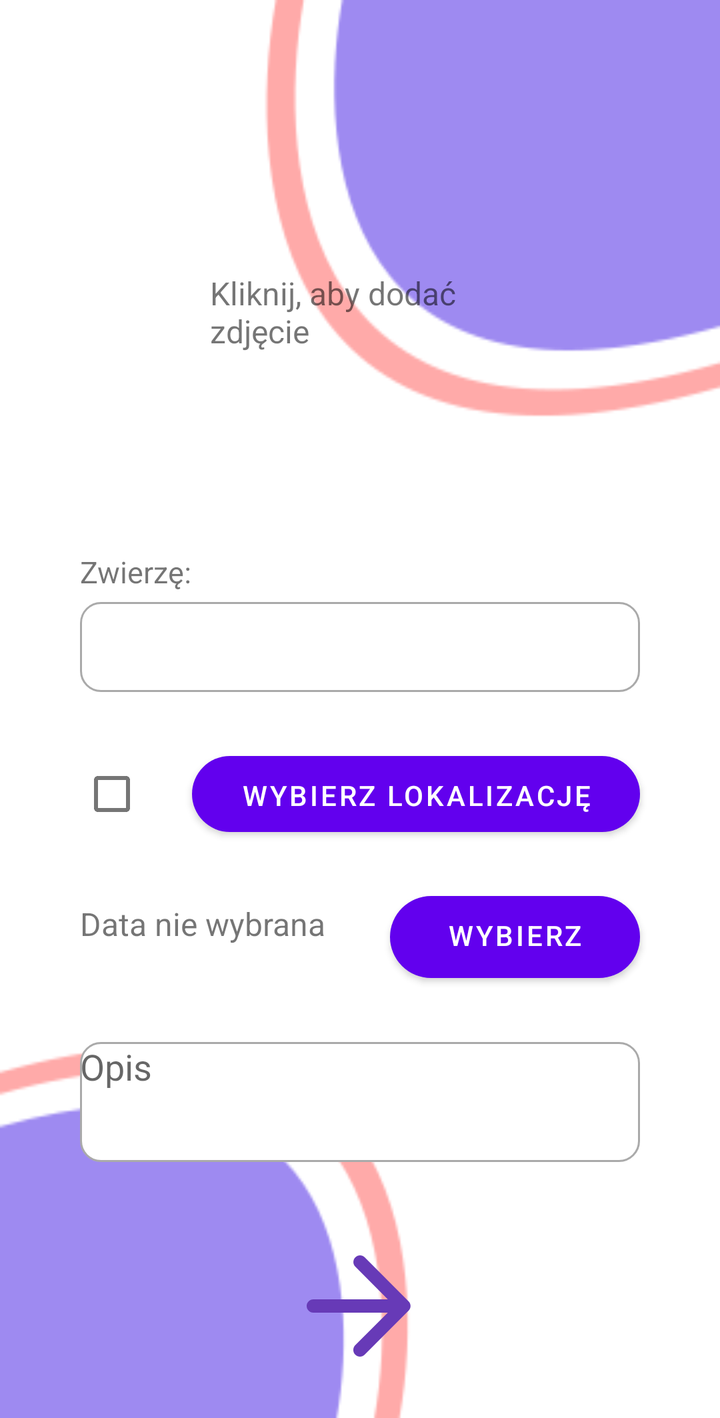
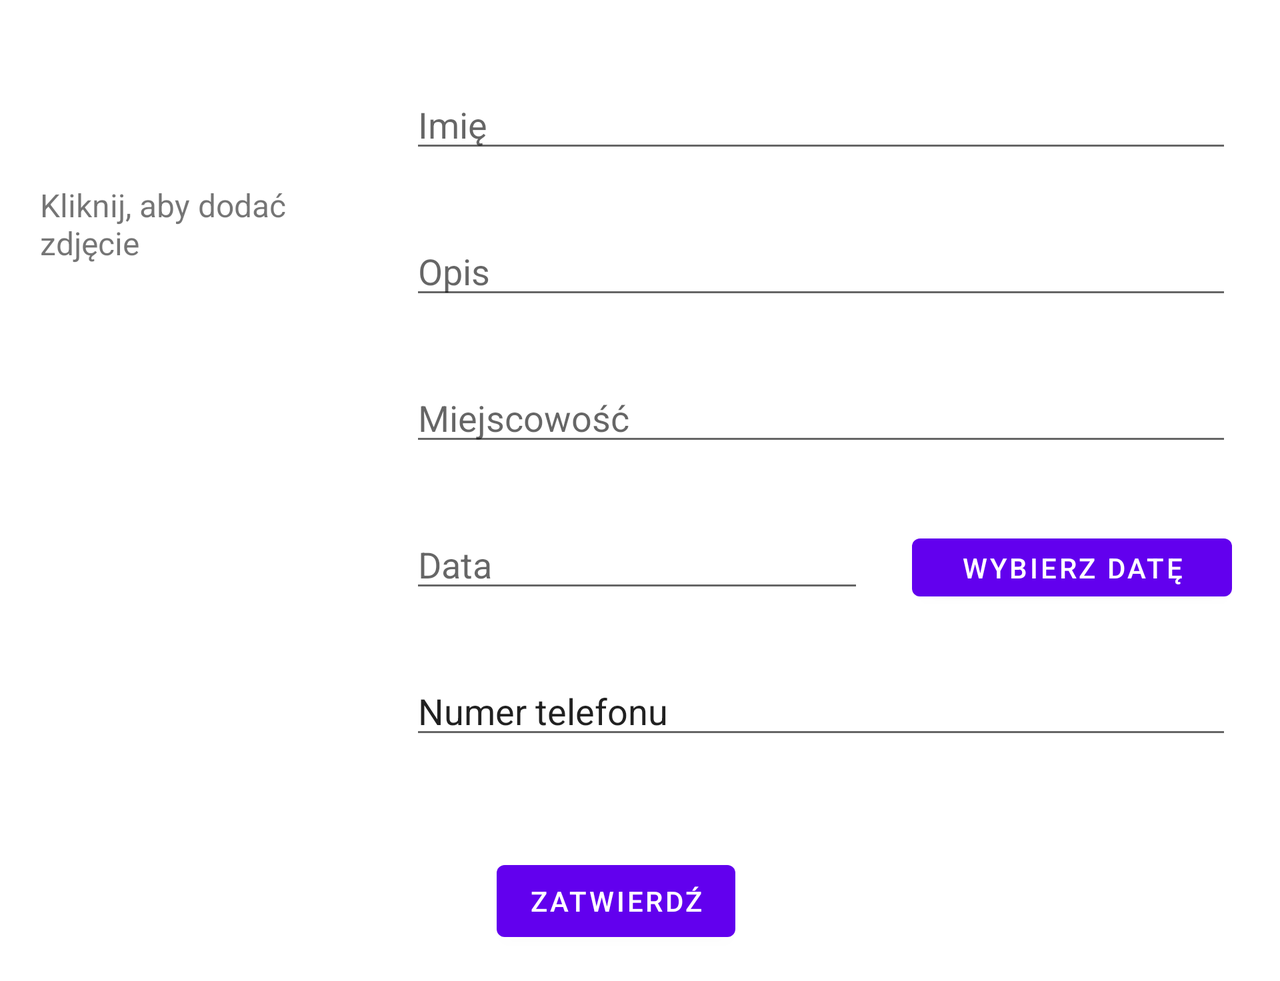

The same Android screen from two of the app's own layout files: first res/layout/ as a phone draws it, then the repository's variant for another configuration, drawn on a device whose configuration selects that folder. Both files follow.
<!-- AndroidManifest.xml: application theme Theme.AnimalsAndroid -->
<!-- res/layout/activity_add_lost_report.xml -->
<?xml version="1.0" encoding="utf-8"?>
<ScrollView xmlns:android="http://schemas.android.com/apk/res/android"
        xmlns:app="http://schemas.android.com/apk/res-auto"
        xmlns:tools="http://schemas.android.com/tools"
        android:layout_width="match_parent"
        android:layout_height="wrap_content"
        android:fillViewport="true">

    <androidx.constraintlayout.widget.ConstraintLayout
            android:layout_width="match_parent"
            android:layout_height="match_parent"
            android:background="@drawable/login_background"
            tools:context=".AddLostReportActivity">

        <ImageButton
                android:id="@+id/buttonAccept"
                android:layout_width="80dp"
                android:layout_height="80dp"
                android:layout_marginBottom="16dp"
                android:onClick="displayToastMsg"
                android:background="@drawable/login_button"
                android:text="Zatwierdź"
                android:scaleType="fitCenter"
                android:src="@drawable/login_arrow"
                app:layout_constraintBottom_toBottomOf="parent"
                app:layout_constraintTop_toBottomOf="@+id/editTextDesc"
                app:layout_constraintEnd_toEndOf="@+id/editTextDesc"
                app:layout_constraintStart_toStartOf="@+id/editTextDesc"
                android:layout_marginTop="32dp" />

        <ImageView
                android:id="@+id/imageView"
                android:layout_width="157dp"
                android:layout_height="157dp"
                android:layout_marginStart="16dp"
                android:layout_marginTop="84dp"
                android:layout_marginEnd="16dp"
                android:scaleType="centerCrop"
                android:onClick="pickedPhoto"
                app:layout_constraintEnd_toEndOf="parent"
                app:layout_constraintHorizontal_bias="0.498"
                app:layout_constraintStart_toStartOf="parent"
                app:layout_constraintTop_toTopOf="parent"
                app:srcCompat="@drawable/ic_launcher_background" />

        <TextView
                android:id="@+id/textViewAddPhoto"
                android:layout_width="149dp"
                android:layout_height="54dp"
                android:layout_marginStart="8dp"
                android:layout_marginTop="16dp"
                android:layout_marginEnd="8dp"
                android:layout_marginBottom="16dp"
                android:text="Kliknij, aby dodać zdjęcie"
                android:textSize="16sp"
                app:layout_constraintBottom_toBottomOf="@+id/imageView"
                app:layout_constraintEnd_toEndOf="@+id/imageView"
                app:layout_constraintStart_toStartOf="@+id/imageView"
                app:layout_constraintTop_toTopOf="@+id/imageView" />

        <EditText
                android:id="@+id/editTextDesc"
                android:layout_width="0dp"
                android:layout_height="60dp"
                android:hint="Opis"
                android:ems="10"
                android:background="@drawable/custom_input"
                android:drawablePadding="12dp"
                android:gravity="start|top"
                android:inputType="textMultiLine"
                app:layout_constraintEnd_toEndOf="@+id/buttonPickDate"
                app:layout_constraintStart_toStartOf="@+id/dateTextView"
                app:layout_constraintTop_toBottomOf="@+id/buttonPickDate"
                android:layout_marginTop="32dp" />

        <Button
                android:text="Wybierz datę"
                android:layout_width="0dp"
                android:layout_height="41dp"
                android:id="@+id/buttonPickDate"
                android:onClick="pickDate"
                android:background="@drawable/lost_list_button"
                android:textColor="@android:color/white"
                app:layout_constraintEnd_toEndOf="@+id/buttonPickLocation"
                app:layout_constraintStart_toEndOf="@+id/dateTextView"
                app:layout_constraintTop_toBottomOf="@+id/buttonPickLocation"
                android:layout_marginTop="32dp"
                android:layout_marginStart="32dp" />

        <Button
                android:text="Wybierz Lokalizację"
                android:layout_width="0dp"
                android:layout_height="38dp"
                android:id="@+id/buttonPickLocation"
                android:background="@drawable/lost_list_button"
                android:textColor="@android:color/white"
                app:layout_constraintTop_toBottomOf="@+id/animalSpinner"
                android:layout_marginTop="32dp"
                app:layout_constraintStart_toEndOf="@+id/localityCheckBox"
                app:layout_constraintEnd_toEndOf="@+id/animalSpinner"
                android:layout_marginStart="8dp" />

        <TextView
            android:id="@+id/chooseAnimalTextView"
            android:layout_width="wrap_content"
            android:layout_height="wrap_content"
            android:layout_marginStart="40dp"
            android:layout_marginBottom="5dp"
            android:text="Zwierzę:"
            android:textSize="15sp"
            app:layout_constraintBottom_toTopOf="@+id/animalSpinner"
            app:layout_constraintStart_toStartOf="parent" />

        <Spinner
            android:id="@+id/animalSpinner"
            android:layout_width="0dp"
            android:layout_height="45dp"
            android:layout_marginStart="40dp"
            android:layout_marginTop="60dp"
            android:layout_marginEnd="40dp"
            android:background="@drawable/custom_input"
            app:layout_constraintEnd_toEndOf="parent"
            app:layout_constraintStart_toStartOf="parent"
            app:layout_constraintTop_toBottomOf="@+id/imageView" />

        <CheckBox
                android:text=" "
                android:layout_width="wrap_content"
                android:layout_height="wrap_content"
                android:id="@+id/localityCheckBox"
                android:textSize="24sp"
                app:layout_constraintTop_toTopOf="@+id/buttonPickLocation"
                app:layout_constraintBottom_toBottomOf="@+id/buttonPickLocation"
                android:clickable="false"
                android:contextClickable="false"
                app:layout_constraintStart_toStartOf="@+id/chooseAnimalTextView" />

        <TextView
                android:text="Data nie wybrana"
                android:layout_width="0dp"
                android:layout_height="35dp"
                android:id="@+id/dateTextView"
                android:textSize="16sp"
                app:layout_constraintStart_toStartOf="@+id/localityCheckBox"
                app:layout_constraintTop_toTopOf="@+id/buttonPickDate"
                app:layout_constraintBottom_toBottomOf="@+id/buttonPickDate"
                android:textAlignment="viewStart" />


    </androidx.constraintlayout.widget.ConstraintLayout>
</ScrollView>
<!-- resources referenced by this layout -->
<resources>
  <!-- drawable custom_input (drawable) -->
  <?xml version="1.0" encoding="utf-8"?>
  <selector xmlns:android="http://schemas.android.com/apk/res/android">
  
      <item android:state_enabled="true" android:state_focused="true">
          <shape android:shape="rectangle" >
              <solid android:color="@android:color/white"/>
              <corners android:radius="10dp"/>
              <stroke android:color="@color/design_default_color_primary" android:width="1dp"/>
          </shape>
      </item>
  
      <item android:state_enabled="true" >
          <shape android:shape="rectangle" >
              <solid android:color="@android:color/white"/>
              <corners android:radius="10dp"/>
              <stroke android:color="@android:color/darker_gray" android:width="1dp"/>
          </shape>
      </item>
  
  
  
  </selector>
  <!-- drawable login_arrow (drawable) -->
  <vector android:autoMirrored="true" android:height="24dp"
      android:tint="#673AB7" android:viewportHeight="24"
      android:viewportWidth="24" android:width="24dp" xmlns:android="http://schemas.android.com/apk/res/android">
      <path android:fillColor="@android:color/white" android:pathData="M5,13h11.17l-4.88,4.88c-0.39,0.39 -0.39,1.03 0,1.42 0.39,0.39 1.02,0.39 1.41,0l6.59,-6.59c0.39,-0.39 0.39,-1.02 0,-1.41l-6.58,-6.6c-0.39,-0.39 -1.02,-0.39 -1.41,0 -0.39,0.39 -0.39,1.02 0,1.41L16.17,11H5c-0.55,0 -1,0.45 -1,1s0.45,1 1,1z"/>
  </vector>
  <!-- drawable login_background: png bitmap (drawable, 9108 bytes) -->
  <!-- drawable login_button (drawable) -->
  <?xml version="1.0" encoding="utf-8"?>
  <shape xmlns:android="http://schemas.android.com/apk/res/android" android:shape="rectangle">
  
      <size android:height="80dp" android:width="80dp"/>
      <solid android:color="#00FFFFFF"/>
      <corners android:radius="40dp"/>
  
  </shape>
  <!-- drawable lost_list_button (drawable) -->
  <?xml version="1.0" encoding="utf-8"?>
  <shape xmlns:android="http://schemas.android.com/apk/res/android" android:shape="rectangle">
  
      <size android:height="160dp" android:width="160dp"/>
      <solid android:color="#9C27B0"/>
      <corners android:radius="40dp"/>
  
  </shape>
  <style name="Theme.AnimalsAndroid" parent="Theme.MaterialComponents.DayNight.DarkActionBar">
          
          <item name="colorPrimary">@color/purple_500</item>
          <item name="colorPrimaryVariant">@color/purple_700</item>
          <item name="colorOnPrimary">@color/white</item>
          
          <item name="colorSecondary">@color/teal_200</item>
          <item name="colorSecondaryVariant">@color/teal_700</item>
          <item name="colorOnSecondary">@color/black</item>
          
          <item name="android:statusBarColor">?attr/colorPrimaryVariant</item>
          
      </style>
</resources>
<!-- res/layout-land/activity_add_lost_report.xml (the repository's variant of the layout above) -->
<!-- drawn on the phone turned sideways -->
<?xml version="1.0" encoding="utf-8"?>
<ScrollView xmlns:android="http://schemas.android.com/apk/res/android"
        xmlns:app="http://schemas.android.com/apk/res-auto"
        xmlns:tools="http://schemas.android.com/tools"
        android:layout_width="match_parent"
        android:layout_height="wrap_content"
        android:fillViewport="true">

    <androidx.constraintlayout.widget.ConstraintLayout
    android:layout_width="match_parent"
    android:layout_height="match_parent"
    tools:context=".AddLostReportActivity">

        <EditText
                android:id="@+id/editTextSpecies"
                android:layout_width="0dp"
                android:layout_height="wrap_content"
                android:hint="Imię"
                app:layout_constraintEnd_toEndOf="parent"
                app:layout_constraintStart_toEndOf="@+id/imageView"
                app:layout_constraintTop_toTopOf="@+id/imageView"
                android:layout_marginStart="32dp"
                android:layout_marginEnd="24dp" />

    <EditText
            android:id="@+id/editTextLocality"
            android:layout_width="0dp"
            android:layout_height="wrap_content"
            android:hint="Miejscowość"
            app:layout_constraintTop_toBottomOf="@+id/editTextDesc"
            android:layout_marginTop="32dp"
            app:layout_constraintEnd_toEndOf="@+id/editTextDesc"
            app:layout_constraintStart_toStartOf="@+id/editTextDesc" />

    <EditText
            android:id="@+id/editTextDate"
            android:layout_width="0dp"
            android:layout_height="wrap_content"
            android:hint="Data"
            android:inputType="date"
            app:layout_constraintEnd_toStartOf="@+id/buttonPickDate"
            android:layout_marginEnd="24dp"
            app:layout_constraintTop_toBottomOf="@+id/editTextLocality"
            app:layout_constraintStart_toStartOf="@+id/editTextLocality"
            android:layout_marginTop="32dp" />

        <Button
                android:id="@+id/buttonAccept"
                android:layout_width="wrap_content"
                android:layout_height="wrap_content"
                android:layout_marginBottom="16dp"
                android:onClick="displayToastMsg"
                android:text="Zatwierdź"
                app:layout_constraintBottom_toBottomOf="parent"
                app:layout_constraintTop_toBottomOf="@+id/editTextPhoneNumber"
                app:layout_constraintEnd_toEndOf="@+id/editTextPhoneNumber"
                android:layout_marginTop="52dp"
                app:layout_constraintVertical_bias="0.0"
                app:layout_constraintStart_toStartOf="parent" />

        <ImageView
                android:id="@+id/imageView"
                android:layout_width="157dp"
                android:layout_height="157dp"
                android:layout_marginStart="16dp"
                android:layout_marginTop="40dp"
                android:layout_marginEnd="16dp"
                android:scaleType="centerCrop"
                android:onClick="pickedPhoto"
                app:layout_constraintEnd_toEndOf="parent"
                app:layout_constraintHorizontal_bias="0.0"
                app:layout_constraintStart_toStartOf="parent"
                app:layout_constraintTop_toTopOf="parent"
                app:srcCompat="@drawable/ic_launcher_background" />

        <TextView
        android:id="@+id/textViewAddPhoto"
        android:layout_width="149dp"
        android:layout_height="54dp"
        android:layout_marginStart="8dp"
        android:layout_marginTop="16dp"
        android:layout_marginEnd="8dp"
        android:layout_marginBottom="16dp"
        android:text="Kliknij, aby dodać zdjęcie"
        android:textSize="16sp"
        app:layout_constraintBottom_toBottomOf="@+id/imageView"
        app:layout_constraintEnd_toEndOf="@+id/imageView"
        app:layout_constraintStart_toStartOf="@+id/imageView"
        app:layout_constraintTop_toTopOf="@+id/imageView" />

    <EditText
            android:id="@+id/editTextDesc"
            android:layout_width="0dp"
            android:layout_height="wrap_content"
            android:hint="Opis"
            android:ems="10"
            android:gravity="start|top"
            android:inputType="textMultiLine"
            app:layout_constraintTop_toBottomOf="@+id/editTextSpecies"
            android:layout_marginTop="32dp"
            app:layout_constraintEnd_toEndOf="@+id/editTextSpecies"
            app:layout_constraintStart_toStartOf="@+id/editTextSpecies" />

    <Button
            android:text="Wybierz datę"
            android:layout_width="160dp"
            android:layout_height="41dp"
            android:id="@+id/buttonPickDate"
            android:onClick="pickDate"
            app:layout_constraintBaseline_toBaselineOf="@+id/editTextDate"
            app:layout_constraintEnd_toEndOf="@+id/editTextLocality" />

        <EditText
                android:layout_width="0dp"
                android:layout_height="wrap_content"
                android:inputType="phone"
                android:ems="10"
                android:id="@+id/editTextPhoneNumber"
                app:layout_constraintTop_toBottomOf="@+id/editTextDate"
                app:layout_constraintStart_toStartOf="@+id/editTextDate"
                app:layout_constraintEnd_toEndOf="@+id/buttonPickDate"
                android:layout_marginTop="32dp"
                android:text="Numer telefonu" />


    </androidx.constraintlayout.widget.ConstraintLayout>
</ScrollView>
<!-- resources referenced by the variant -->
<!-- as the phone turned sideways resolves them -->
<resources>
  <style name="Theme.AnimalsAndroid" parent="Theme.MaterialComponents.DayNight.DarkActionBar">
          
          <item name="colorPrimary">@color/purple_500</item>
          <item name="colorPrimaryVariant">@color/purple_700</item>
          <item name="colorOnPrimary">@color/white</item>
          
          <item name="colorSecondary">@color/teal_200</item>
          <item name="colorSecondaryVariant">@color/teal_700</item>
          <item name="colorOnSecondary">@color/black</item>
          
          <item name="android:statusBarColor">?attr/colorPrimaryVariant</item>
          
      </style>
</resources>
